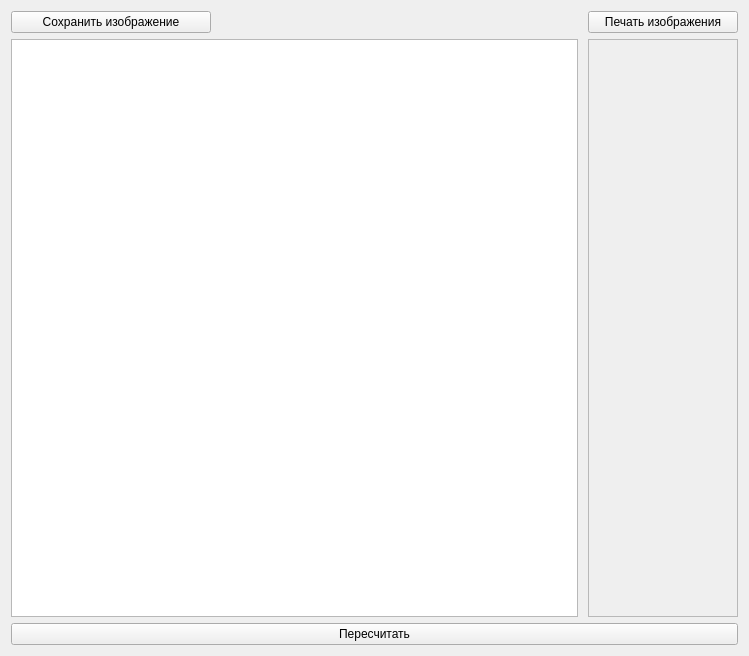
<?xml version="1.0" encoding="UTF-8"?>
<ui version="4.0">
 <class>GraphicsFrame</class>
 <widget class="QFrame" name="GraphicsFrame">
  <property name="geometry">
   <rect>
    <x>0</x>
    <y>0</y>
    <width>749</width>
    <height>656</height>
   </rect>
  </property>
  <property name="windowTitle">
   <string>Graphics form</string>
  </property>
  <layout class="QVBoxLayout" name="verticalLayout">
   <item>
    <layout class="QGridLayout" name="gridLayout_2">
     <property name="sizeConstraint">
      <enum>QLayout::SetDefaultConstraint</enum>
     </property>
     <property name="horizontalSpacing">
      <number>10</number>
     </property>
     <item row="1" column="0">
      <widget class="QGraphicsView" name="GraphicsView"/>
     </item>
     <item row="1" column="1">
      <widget class="QScrollArea" name="ParametersScrollArea">
       <property name="minimumSize">
        <size>
         <width>150</width>
         <height>0</height>
        </size>
       </property>
       <property name="maximumSize">
        <size>
         <width>150</width>
         <height>16777215</height>
        </size>
       </property>
       <property name="widgetResizable">
        <bool>true</bool>
       </property>
       <widget class="QWidget" name="ParametersScrollAreaWidget">
        <property name="geometry">
         <rect>
          <x>0</x>
          <y>0</y>
          <width>148</width>
          <height>576</height>
         </rect>
        </property>
        <layout class="QVBoxLayout" name="verticalLayout_2">
         <item>
          <layout class="QVBoxLayout" name="ParametersVerticalLayout">
           <property name="spacing">
            <number>10</number>
           </property>
          </layout>
         </item>
        </layout>
       </widget>
      </widget>
     </item>
     <item row="0" column="0">
      <widget class="QPushButton" name="SavePicture_button">
       <property name="maximumSize">
        <size>
         <width>200</width>
         <height>16777215</height>
        </size>
       </property>
       <property name="text">
        <string>Сохранить изображение</string>
       </property>
      </widget>
     </item>
     <item row="0" column="1">
      <widget class="QPushButton" name="Print_button">
       <property name="text">
        <string>Печать изображения</string>
       </property>
      </widget>
     </item>
    </layout>
   </item>
   <item>
    <widget class="QPushButton" name="Recalculate_button">
     <property name="text">
      <string>Пересчитать</string>
     </property>
    </widget>
   </item>
  </layout>
 </widget>
 <resources/>
 <connections/>
</ui>
